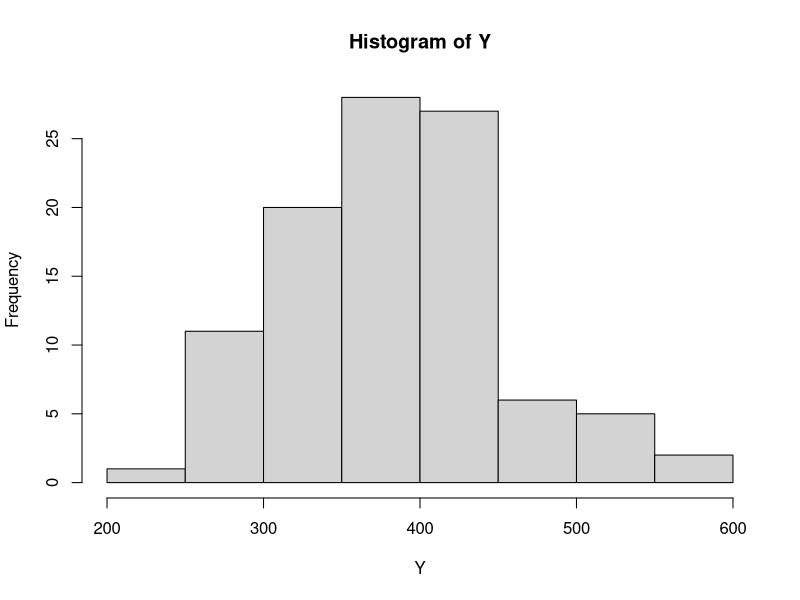
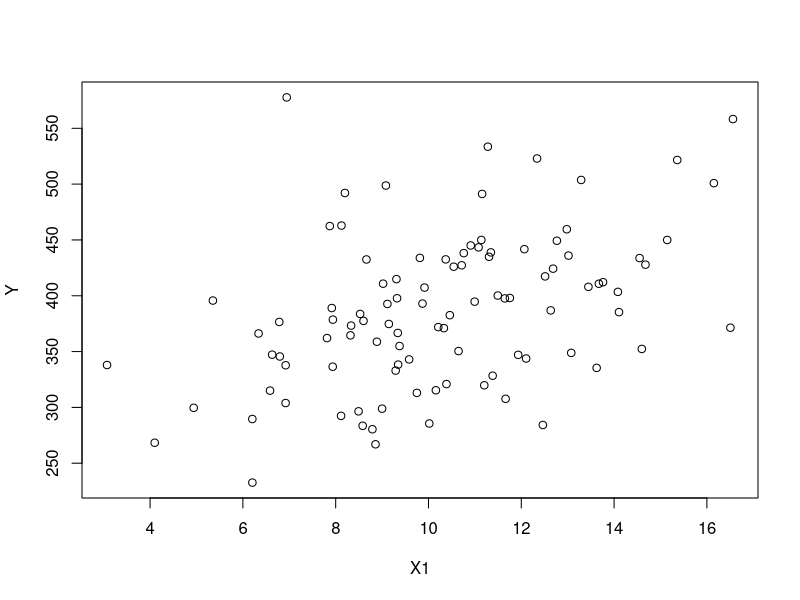

Write R code to recreate these figures, in order.
library(mice)


# Fragen:
# Bei impute, then transform nutzt man die gemittelten Daten (complete) oder transformed man da für jede einzelne Imputation?


set.seed(123)
n <- 100
iterations <- 1000
percent_missing <- 0.3
n_imp <- 5

X1 <- rnorm(n, 10, 3)
X2 <- rnorm(n, 200, 50)
X3 <- rnorm(n, 100, 30)

#TODO checken, ob die autocorreliert sind

Y <- 2.4 * X1 + 1.2 * X2 + 0.7 * X3 + 0.5 * X1^2 + rnorm(n, 0, 5)

true_model <- lm(Y ~ X1 + X2 + X3 + I(X1^2))

hist(Y)
plot(X1, Y)


X1[sample(n, percent_missing * n, replace = FALSE)] <- NA
X2[sample(n, percent_missing * n, replace = FALSE)] <- NA
Y[sample(n, percent_missing * n, replace = FALSE)] <- NA

data <- data.frame(X1 = X1, X2 = X2, X3 = X3, Y = Y)


#Impute, then transform

ImpData <- mice(data)

imputed_data <- complete(ImpData, action = "all")

#for(i in 1:n_imp){
 # imputed_set <- imputed_data[[i]]
  #imputed_set <- cbind(imputed_set, X1_squared = imputed_set$X1^2)

  #fit <- lm(Y ~ X1 + X2 + X3 + X1_squared, imputed_set)

#}

fit <- with(ImpData, lm(Y ~ X1 + X2 + X3 + I(X1^2))) #Ist das die einfachere Lösung? ALso muss ich überhaupt erst die Variable in den Dataframe hinzufügen

pooledRes <- pool(fit)
summary(pooledRes)
